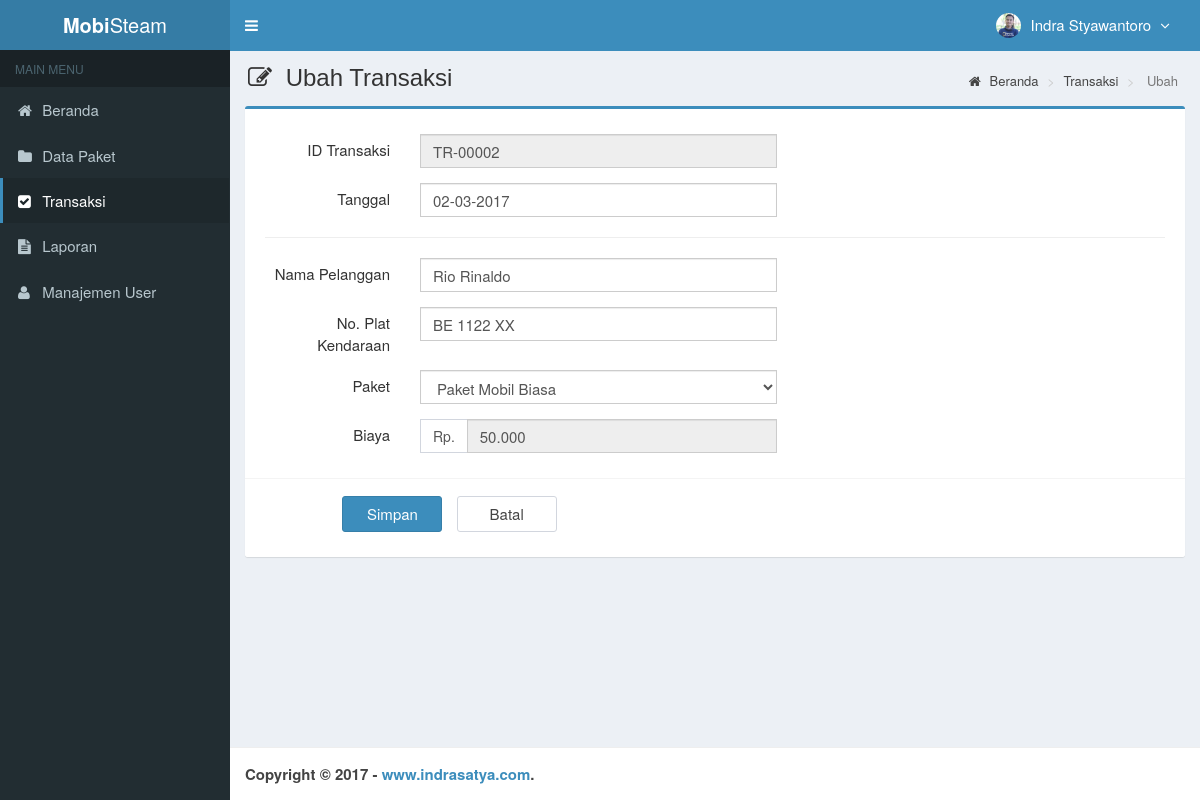
Screenshot of /main.php?module=form_transaksi&form=edit&id=TR-00002 (signed in) with the database file from the repository.
### tables this page shows
CREATE TABLE `is_transaksi` (
  `id_transaksi` varchar(10) NOT NULL,
  `tanggal` date NOT NULL,
  `nama_pelanggan` varchar(30) NOT NULL,
  `no_plat_kendaraan` varchar(15) NOT NULL,
  `paket` int(11) NOT NULL
);

CREATE TABLE `is_paket` (
  `id_paket` int(11) NOT NULL,
  `nama_paket` varchar(30) NOT NULL,
  `jenis_kendaraan` enum('Mobil','Motor') NOT NULL,
  `harga` int(11) NOT NULL
);

### config/fungsi_rupiah.php (called while the page is built, shortened)
<?php
function format_rupiah($angka){
  $rupiah=number_format($angka,0,',','.');
  return $rupiah;
}
?>

### modules/transaksi/form.php (the view, shortened to what this page needs)
 <?php
if ($_GET['form']=='add') { ?>
  <section class="content-header">
    <h1>
      <i style="margin-right:7px" class="fa fa-edit"></i> Input Transaksi
    </h1>
    <ol class="breadcrumb">
      <li><a href="?module=home"><i class="fa fa-home"></i> Beranda </a></li>
      <li><a href="?module=transaksi"> Transaksi </a></li>
      <li class="active"> Tambah </li>
    </ol>
  </section>
  <section class="content">
    <div class="row">
      <div class="col-md-12">
        <div class="box box-primary">
          <form role="form" class="form-horizontal" method="POST" action="modules/transaksi/proses.php?act=insert" method="POST">
            <div class="box-body">
              <div class="form-group">
                <?php
                $query_id = mysqli_query($mysqli, "SELECT RIGHT(id_transaksi,5) as kode FROM is_transaksi
                                                  ORDER BY id_transaksi DESC LIMIT 1")
                                                  or die('Ada kesalahan pada query tampil transaksi : '.mysqli_error($mysqli));
                $count = mysqli_num_rows($query_id);
                if ($count <> 0) {
                    $data_id = mysqli_fetch_assoc($query_id);
                    $kode    = $data_id['kode']+1;
                } else {
                    $kode = 1;
                }
                $buat_id      = str_pad($kode, 5, "0", STR_PAD_LEFT);
                $id_transaksi = "TR-$buat_id";
                ?>
                <label class="col-sm-2 control-label">ID Transaksi</label>
                <div class="col-sm-5">
                  <input type="text" class="form-control" name="id_transaksi" value="<?php echo $id_transaksi; ?>" readonly>
                </div>
              </div>
              <div class="form-group">
                <label class="col-sm-2 control-label">Tanggal</label>
                <div class="col-sm-5">
                  <input type="text" class="form-control date-picker" data-date-format="dd-mm-yyyy" name="tanggal" autocomplete="off" value="<?php echo date("d-m-Y"); ?>" required>
                </div>
              </div>
              <hr>
              <div class="form-group">
                <label class="col-sm-2 control-label">Nama Pelanggan</label>
                <div class="col-sm-5">
                  <input type="text" class="form-control" name="nama_pelanggan" autocomplete="off" required>
                </div>
              </div>
              <div class="form-group">
                <label class="col-sm-2 control-label">No. Plat Kendaraan</label>
                <div class="col-sm-5">
                  <input type="text" style="text-transform:uppercase" class="form-control" name="no_plat_kendaraan" autocomplete="off" required>
                </div>
              </div>
              <div class="form-group">
                <label class="col-sm-2 control-label">Paket</label>
                <div class="col-sm-5">
                  <select class="form-control" id="paket" name="paket" onchange="tampil_paket(this)" required>
                    <option value=""></option>
                    <?php
                      $query_paket = mysqli_query($mysqli, "SELECT * FROM is_paket ORDER BY id_paket ASC")
                                                            or die('Ada kesalahan pada query tampil paket: '.mysqli_error($mysqli));
                      while ($data_paket = mysqli_fetch_assoc($query_paket)) {
                        echo"<option value=\"$data_paket[id_paket]\"> $data_paket[nama_paket] </option>";
                      }
                    ?>
                  </select>
                </div>
              </div>
              <span id='biaya'>
              <div class="form-group">
                <label class="col-sm-2 control-label">Biaya</label>
                <div class="col-sm-5">
                  <div class="input-group">
                    <span class="input-group-addon">Rp.</span>
                    <input type="text" class="form-control" id="biaya" name="biaya" readonly>
                  </div>
                </div>
              </div>
              </span>
            </div>
            <div class="box-footer">
              <div class="form-group">
                <div class="col-sm-offset-2 col-sm-10">
                  <input type="submit" class="btn btn-primary btn-submit" name="simpan" value="Simpan">
                  <a href="?module=transaksi" class="btn btn-default btn-reset">Batal</a>
                </div>
              </div>
            </div>
          </form>
        </div>
      </div>
    </div>
  </section>
<?php
}
elseif ($_GET['form']=='edit') {
  if (isset($_GET['id'])) {
    $query = mysqli_query($mysqli, "SELECT * FROM is_transaksi as a INNER JOIN is_paket as b
                                    ON a.paket=b.id_paket
                                    WHERE a.id_transaksi='$_GET[id]'")
                                    or die('Ada kesalahan pada query tampil Transaksi : '.mysqli_error($mysqli));
    $data  = mysqli_fetch_assoc($query);
    $t_transaksi       = $data['tanggal'];
    $exp               = explode('-',$t_transaksi);
    $tanggal_transaksi = $exp[2]."-".$exp[1]."-".$exp[0];
  }
?>
  <section class="content-header">
    <h1>
      <i style="margin-right:7px" class="fa fa-edit"></i> Ubah Transaksi
    </h1>
    <ol class="breadcrumb">
      <li><a href="?module=home"><i class="fa fa-home"></i> Beranda </a></li>
      <li><a href="?module=transaksi"> Transaksi </a></li>
      <li class="active"> Ubah </li>
    </ol>
  </section>
  <section class="content">
    <div class="row">
      <div class="col-md-12">
        <div class="box box-primary">
          <form role="form" class="form-horizontal" method="POST" action="modules/transaksi/proses.php?act=update" method="POST">
            <div class="box-body">
              <div class="form-group">
                <label class="col-sm-2 control-label">ID Transaksi</label>
                <div class="col-sm-5">
                  <input type="text" class="form-control" name="id_transaksi" value="<?php echo $data['id_transaksi']; ?>" readonly>
                </div>
              </div>
              <div class="form-group">
                <label class="col-sm-2 control-label">Tanggal</label>
                <div class="col-sm-5">
                  <input type="text" class="form-control date-picker" data-date-format="dd-mm-yyyy" name="tanggal" autocomplete="off" value="<?php echo $tanggal_transaksi; ?>" required>
                </div>
              </div>
              <hr>
              <div class="form-group">
                <label class="col-sm-2 control-label">Nama Pelanggan</label>
                <div class="col-sm-5">
                  <input type="text" class="form-control" name="nama_pelanggan" autocomplete="off" value="<?php echo $data['nama_pelanggan']; ?>" required>
                </div>
              </div>
              <div class="form-group">
                <label class="col-sm-2 control-label">No. Plat Kendaraan</label>
                <div class="col-sm-5">
                  <input type="text" style="text-transform:uppercase" class="form-control" name="no_plat_kendaraan" autocomplete="off" value="<?php echo $data['no_plat_kendaraan']; ?>" required>
                </div>
              </div>
              <div class="form-group">
                <label class="col-sm-2 control-label">Paket</label>
                <div class="col-sm-5">
                  <select class="form-control" id="paket" name="paket" onchange="tampil_paket(this)" required>
                    <option value="<?php echo $data['id_paket']; ?>"><?php echo $data['nama_paket']; ?></option>
                  </select>
                </div>
              </div>
              <span id='biaya'>
              <div class="form-group">
                <label class="col-sm-2 control-label">Biaya</label>
                <div class="col-sm-5">
                  <div class="input-group">
                    <span class="input-group-addon">Rp.</span>
                    <input type="text" class="form-control" id="biaya" name="biaya" value="<?php echo format_rupiah($data['harga']); ?>" readonly>
                  </div>
                </div>
              </div>
              </span>
            </div>
            <div class="box-footer">
              <div class="form-group">
                <div class="col-sm-offset-1 col-sm-11">
                  <input type="submit" class="btn btn-primary btn-submit" name="simpan" value="Simpan">
                  <a href="?module=transaksi" class="btn btn-default btn-reset">Batal</a>
                </div>
              </div>
            </div>
          </form>
        </div>
      </div>
    </div>
  </section>
<?php
}
?>

### assets/css/style.css (style rules this page uses)
.form-horizontal .control-label { margin-bottom: 0; padding-top: 5px; text-align: right; }
label { display: inline-block; font-size: 15px; font-weight: 400; margin-bottom: 5px; max-width: 100%; }
.form-control { background-color: #fff; background-image: none; border: 1px solid #ccc; border-radius: 4px; box-shadow: 0 1px 1px rgba(0, 0, 0, 0.075) inset; color: #555; display: block; font-size: 15px; height: 34px; line-height: 1.42857; padding: 6px 12px; transition: border-color 0.15s ease-in-out 0s, box-shadow 0.15s ease-in-out 0s; width: 100%; }
.btn-default { background-color: #fff; border-color: #d2d6de; color: #444; }
.content-header { padding: 15px 18px 0; position: relative; }
.content-header > .breadcrumb { background: transparent none repeat scroll 0 0; border-radius: 2px; float: right; font-size: 13px; margin-bottom: 0; margin-top: 0; padding: 7px 12px; position: absolute; right: 10px; top: 15px; }
.btn-submit { width: 100px; margin-top: 7px; margin-right: 10px; font-size: 15px; }
.btn-reset { width: 100px; margin-top: 7px; font-size: 15px; }
body { background-color: #fff; color: #333; font-size: 15px; line-height: 1.42857; }

### rows the page displays
is_transaksi: id_transaksi "TR-00002", tanggal "02-03-2017", nama_pelanggan "Rio Rinaldo", no_plat_kendaraan "BE 1122 XX", paket "Paket Mobil Biasa", biaya "50.000"

### other values shown
$_SESSION['nama_user'] "Indra Styawantoro"
